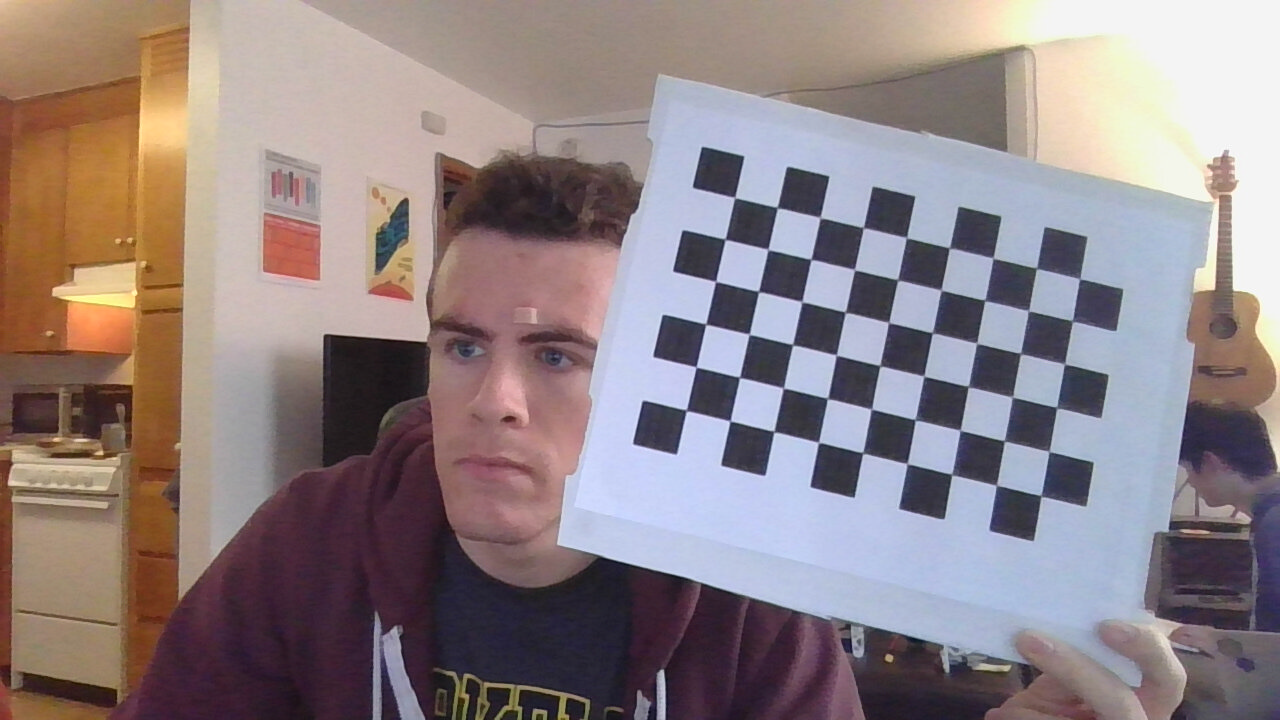
#> input picture vision/calibration/calib_images/2019-02-17-155738.jpg, 1280 x 720 px; its folder holds only this picture in this run
$ python camera_calib.py
#> lines starting #> are read from the running program, lines starting #| are printed output that depends on the picture; after the words box and inside, x2 and y2 are one past the last pixel; in counts of white or black regions, pixels touching at a corner belong together
'''
calibrate a camera using a directory of images including the
calibration checkerboard, write the calibration to a yaml file
'''

import numpy as np
import cv2
import glob

DISPLAY = False
WAIT_TIME = 250 # time to view the rendered image (milliseconds)

# note checkerboard dimensions are counted by the block intersections
# not the blocks themselves
CHECKER_DIM = [9, 6] # dimensions of the checkerboard

# termination criteria
criteria = (cv2.TERM_CRITERIA_EPS + cv2.TERM_CRITERIA_MAX_ITER, 30, 0.001)

# prepare object points, like (0,0,0), (1,0,0), (2,0,0) ....,(6,5,0)
objp = np.zeros((CHECKER_DIM[1]*CHECKER_DIM[0],3), np.float32)
objp[:,:2] = np.mgrid[0:CHECKER_DIM[0],0:CHECKER_DIM[1]].T.reshape(-1,2)

# Arrays to store object points and image points from all the images.
objpoints = [] # 3d point in real world space
imgpoints = [] # 2d points in image plane.

image_count = 1
images = glob.glob('calib_images/*.jpg')

for fname in images:

    img = cv2.imread(fname)
#> img is the input picture: shape (720, 1280, 3); mean B, G, R 131.9, 130.1, 143.6
    gray = cv2.cvtColor(img,cv2.COLOR_BGR2GRAY)
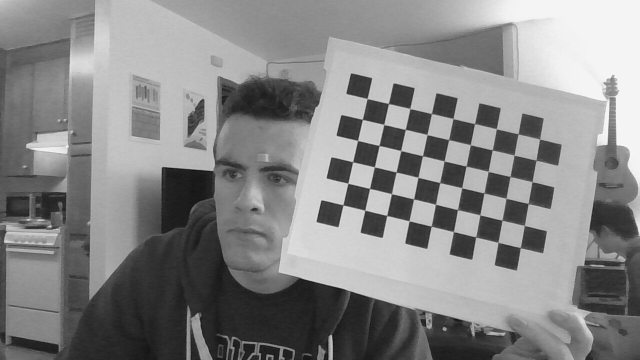
#> gray: shape (720, 1280) (shown at 1/2 size); min 7, max 254, mean 134.4

    # Find the chess board corners
    ret, corners = cv2.findChessboardCorners(gray, (CHECKER_DIM[0],CHECKER_DIM[1]),None)
#> ret = True; corners = 54 rows, first 8: [734.6, 197.5], [776.4, 206.7], [819.7, 217.5], [863.3, 227.8], [906.1, 237.7], [949, 248.2], [992.7, 257.9], [1036.6, 268.5]

    # If found, add object points, image points (after refining them)
    if ret == True:
        print("Found object points in image: " + str(image_count))

        objpoints.append(objp)

        corners2 = cv2.cornerSubPix(gray,corners,(11,11),(-1,-1),criteria)
#> corners2 = 54 rows, first 8: [734.6, 197.5], [777.3, 207.5], [820.2, 217.5], [863.4, 227.7], [906.4, 237.6], [949.4, 247.9], [993, 258.2], [1036.6, 268.3]
        imgpoints.append(corners2)

        # Draw and display the corners
        img = cv2.drawChessboardCorners(img, (CHECKER_DIM[0],CHECKER_DIM[1]), corners2,ret)
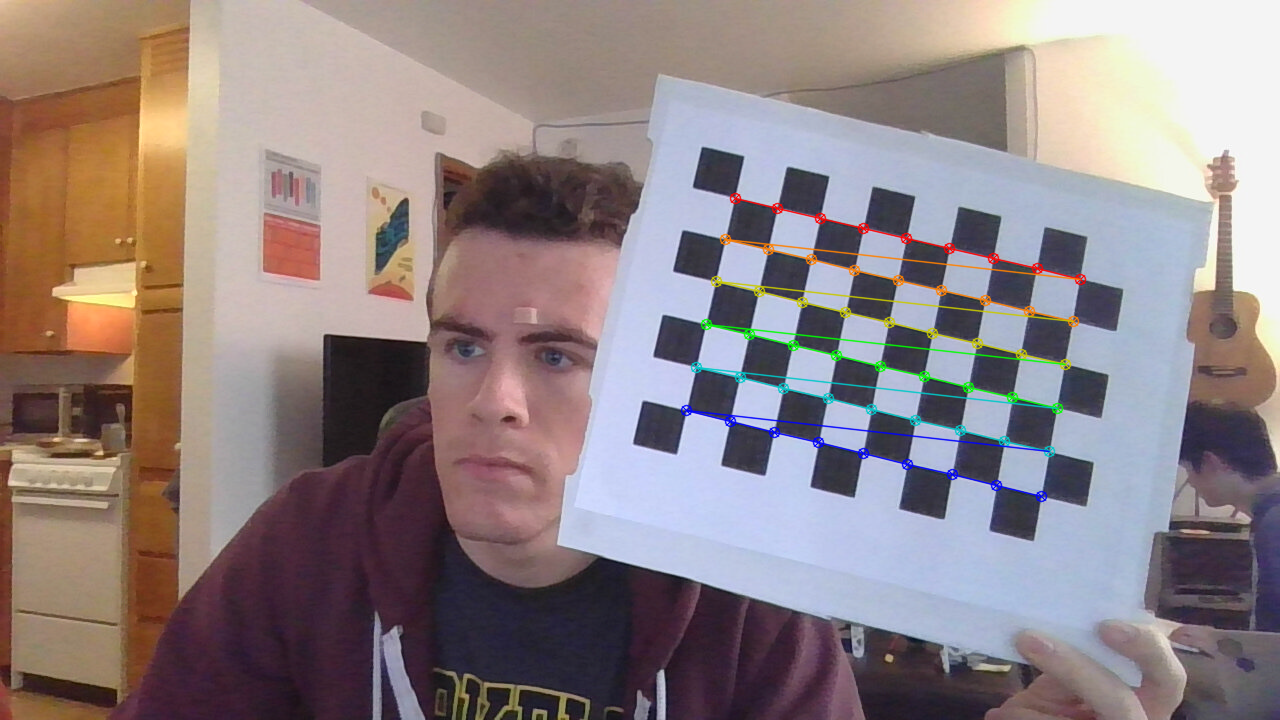
#> img: shape (720, 1280, 3); 1.71% of pixels changed, all inside (x1, y1, x2, y2) = (680, 192, 1087, 503)
        if DISPLAY == True:
        	cv2.imshow('img',img)
        cv2.waitKey(WAIT_TIME)

    image_count += 1


cv2.destroyAllWindows()
ret, mtx, dist, rvecs, tvecs = cv2.calibrateCamera(objpoints, imgpoints, gray.shape[::-1],None,None)
#> ret = 0.384; mtx = [[15747.1, 0, 688.7], [0, 10785.5, 377.2], [0, 0, 1]]; dist = [[10.22, -12574.3, 0.524, 0.413, -34.96]]; rvecs = ([-0.108, -0.817, 0.209],); tvecs = ([0.686, -4.11, 241.6],)

"""
print (mtx)

data = {"camera_matrix": mtx.tolist(), "dist_coeff": dist.tolist()}
fname = "calib_images/data.yaml"
with open(fname, "w") as f:
    yaml.dump(data, f)

print("Calibration Successful ! Written values to a file !")
"""

cv_file = cv2.FileStorage("calibration.yaml", cv2.FILE_STORAGE_WRITE)

cv_file.write("camera_matrix", mtx)
cv_file.write("dist_coeff", dist)

print("Wrote calibration to file.")

# note you *release* you don't close() a FileStorage object
cv_file.release()

$ run again, on vision/calibration/calib_images/2019-02-17-155813.jpg
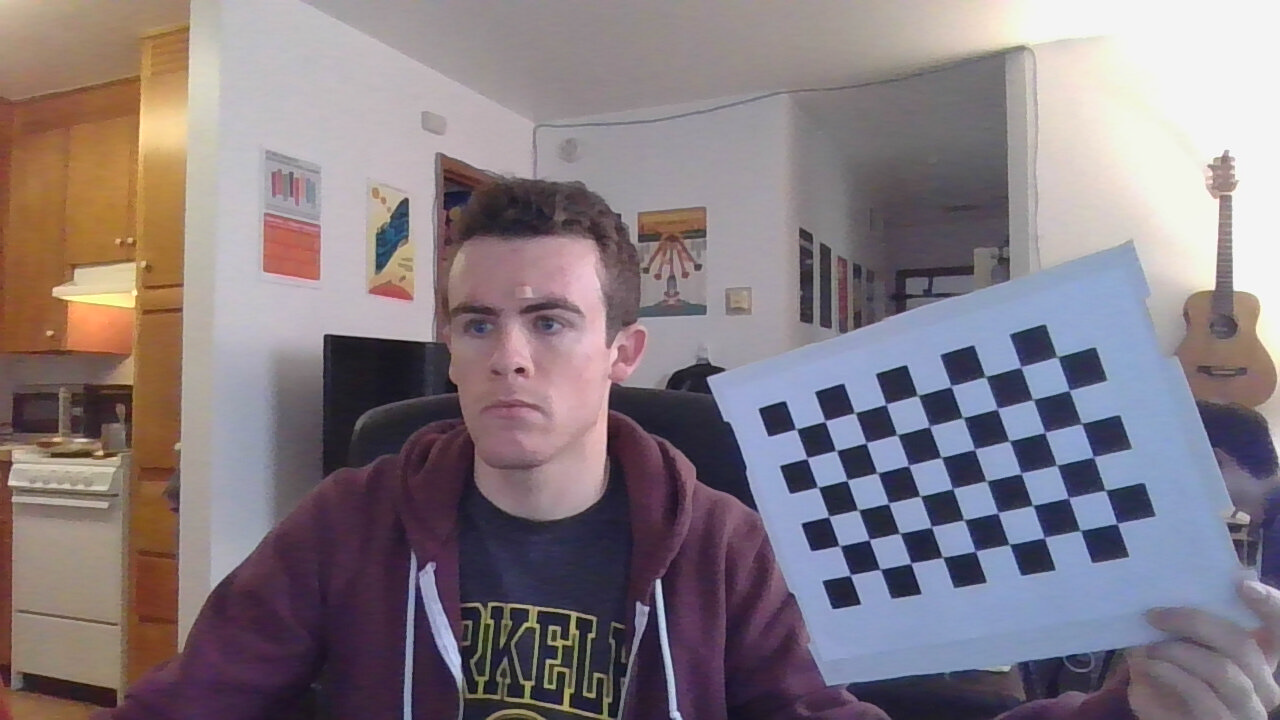
#> input picture vision/calibration/calib_images/2019-02-17-155813.jpg, 1280 x 720 px
#> img is the input picture: shape (720, 1280, 3); mean B, G, R 129.6, 123.3, 134
#> `gray = cv2.cvtColor(img,cv2.COLOR_BGR2GRAY)`:
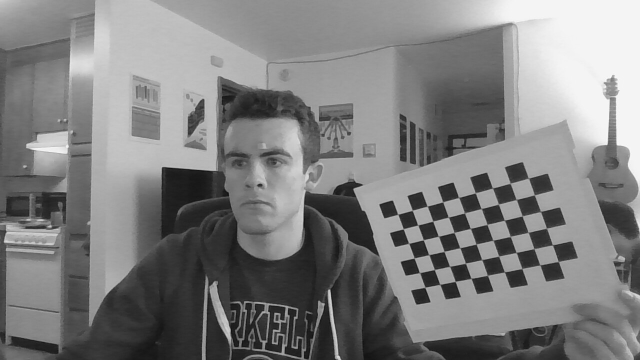
#> gray: shape (720, 1280) (shown at 1/2 size); min 3, max 254, mean 127.2
#> `ret, corners = cv2.findChessboardCorners(gray, (CHECKER_DIM[0],CHECKER..`: ret = True; corners = 54 rows, first 8: [795.9, 428.8], [824.9, 421.4], [854.5, 412.7], [885.8, 404.3], [917.2, 395.7], [950.2, 386.4], [985.1, 377.6], [1020.9, 367.4]
#> corners2 = 54 rows, first 8: [796.2, 429.1], [825, 421.1], [854.8, 412.7], [885.8, 404.3], [917.8, 395.4], [951.1, 386.2], [985.3, 376.6], [1020.7, 366.9]
#> `img = cv2.drawChessboardCorners(img, (CHECKER_DIM[0],CHECKER_DIM[1]), ..`:
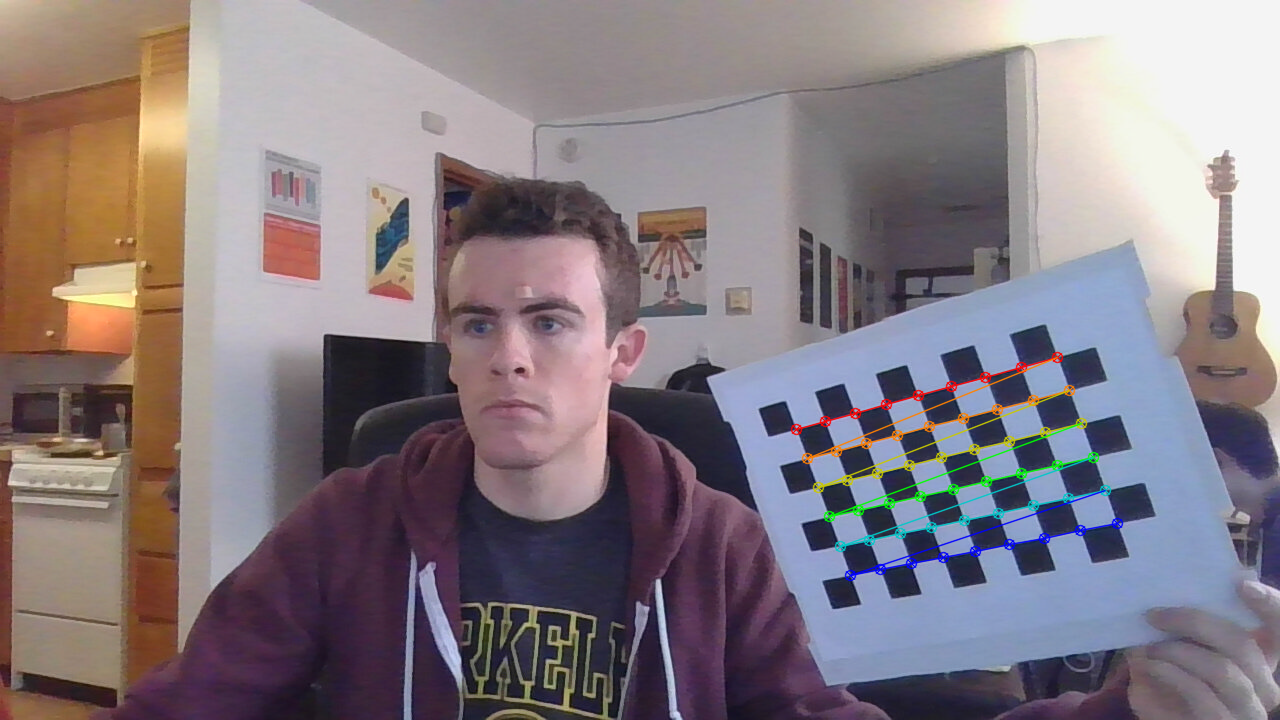
#> img: shape (720, 1280, 3); 1.36% of pixels changed, all inside (x1, y1, x2, y2) = (790, 351, 1124, 582)
#> `ret, mtx, dist, rvecs, tvecs = cv2.calibrateCamera(objpoints, imgpoint..`: ret = 0.141; mtx = [[690.2, 0, 699.7], [0, 688.7, 350.4], [0, 0, 1]]; dist = [[0.0497, -0.328, 0.0196, 0.00714, 0.32]]; rvecs = ([0.0917, 0.39, -0.344],); tvecs = ([3.15, 2.57, 22.73],)

$ run again, on vision/calibration/calib_images/2019-02-17-155823.jpg
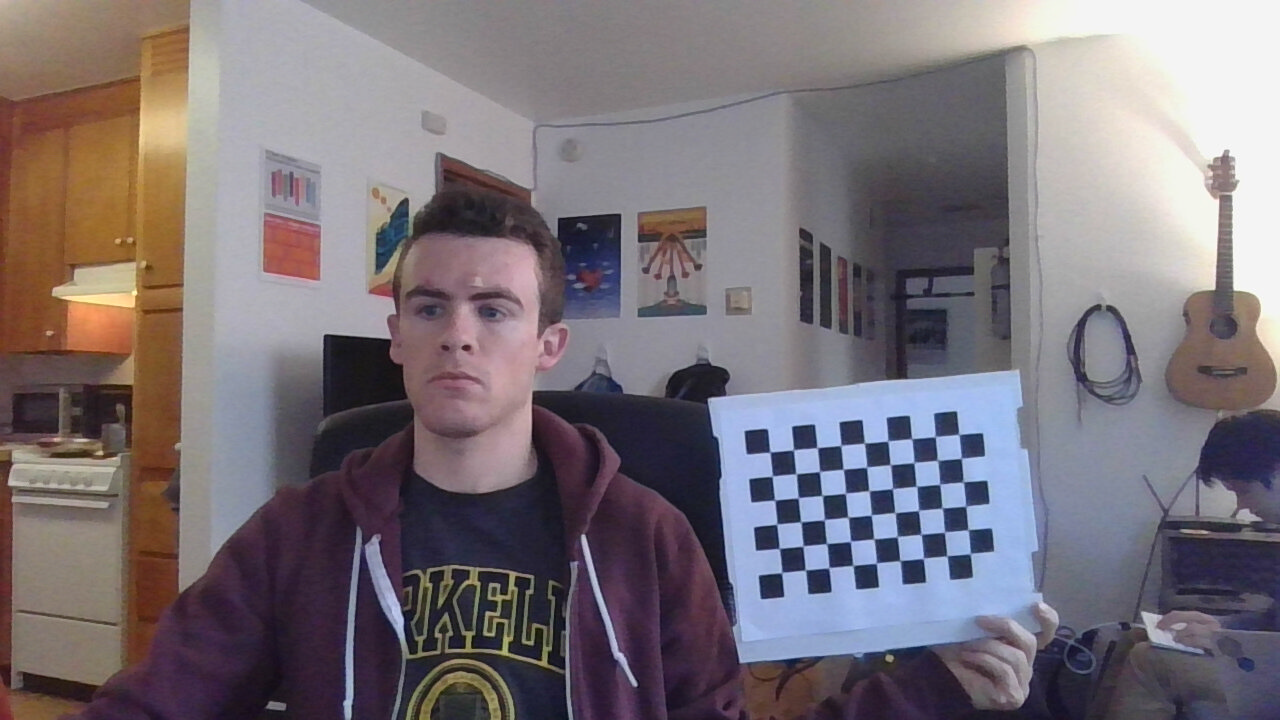
#> input picture vision/calibration/calib_images/2019-02-17-155823.jpg, 1280 x 720 px
#> img is the input picture: shape (720, 1280, 3); mean B, G, R 119.6, 113.5, 121.6
#> `gray = cv2.cvtColor(img,cv2.COLOR_BGR2GRAY)`:
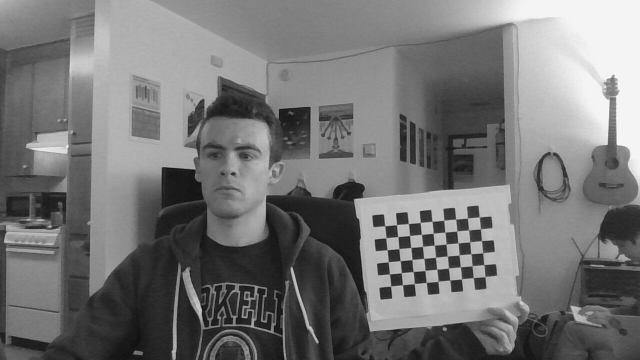
#> gray: shape (720, 1280) (shown at 1/2 size); min 4, max 255, mean 116.7
#> `ret, corners = cv2.findChessboardCorners(gray, (CHECKER_DIM[0],CHECKER..`: ret = True; corners = 54 rows, first 8: [770, 452], [793.1, 450], [816.8, 447.7], [840.9, 445.5], [864, 443], [887.3, 441.3], [911.4, 438.7], [935.1, 436.7]
#> corners2 = 54 rows, first 8: [769.9, 452.1], [793.5, 449.8], [817.2, 447.6], [840.9, 445.4], [864.5, 443.1], [887.9, 441], [911.7, 438.6], [935.2, 436.6]
#> `img = cv2.drawChessboardCorners(img, (CHECKER_DIM[0],CHECKER_DIM[1]), ..`:
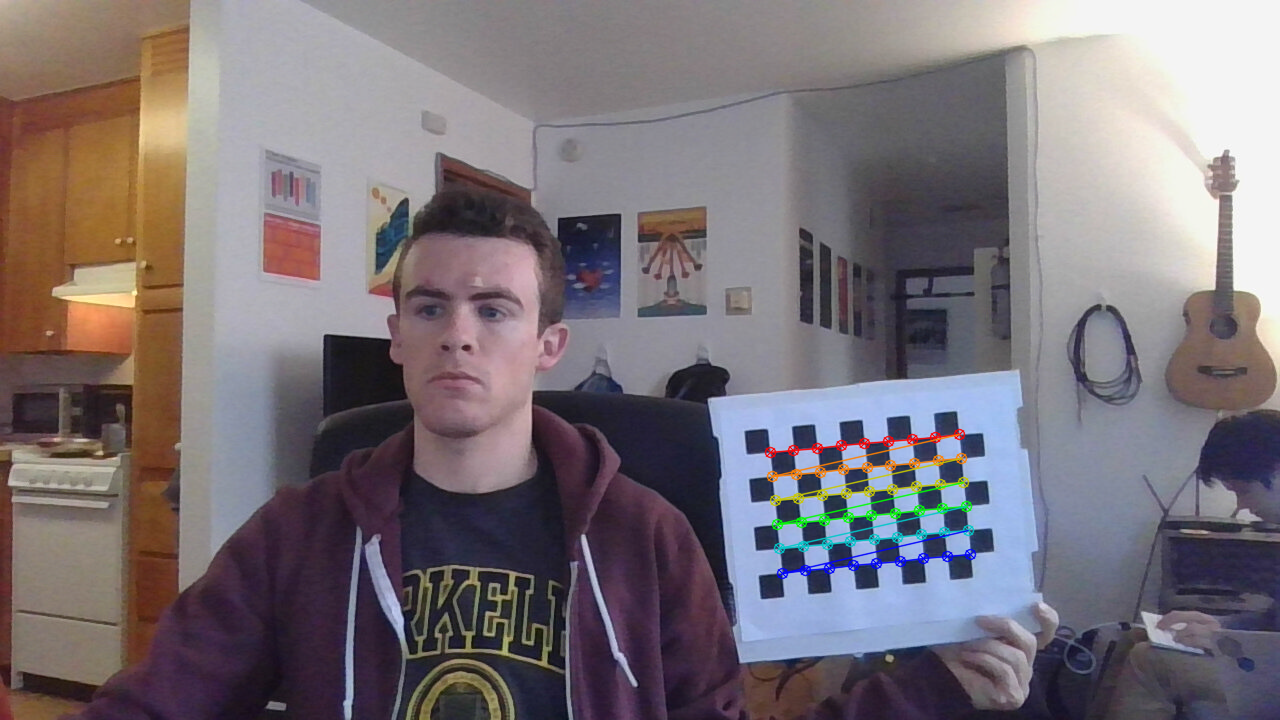
#> img: shape (720, 1280, 3); 1.1% of pixels changed, all inside (x1, y1, x2, y2) = (764, 428, 977, 580)
#> `ret, mtx, dist, rvecs, tvecs = cv2.calibrateCamera(objpoints, imgpoint..`: ret = 0.161; mtx = [[6191.4, 0, 637.4], [0, 5841.4, 358.8], [0, 0, 1]]; dist = [[6.43, -688, 0.0239, 0.00983, -3.68]]; rvecs = ([0.0243, -0.354, -0.0917],); tvecs = ([5.23, 3.9, 245.6],)
